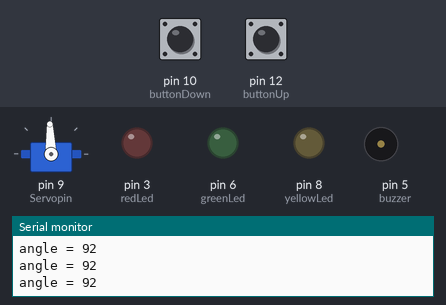
Bench run of a sketch on a simulated Arduino Uno, built with avr-gcc and run on an emulated ATmega328P. Shown: servo, output pins drawn as LEDs (lit = HIGH), buzzer (waves = sounding, pin HIGH), the last lines printed to the serial monitor. The inputs (shaded band) are chosen by the test bench; at power-on: pin 10 (buttonDown) HIGH, pin 12 (buttonUp) HIGH.

Above: at 1.2 s.
1.3 s: pin 10 (buttonDown) pulled LOW for 1 s
At 3.1 s:
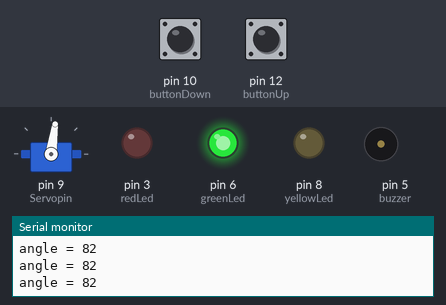
4.3 s: pin 12 (buttonUp) pulled LOW for 3.2 s
At 8.6 s:
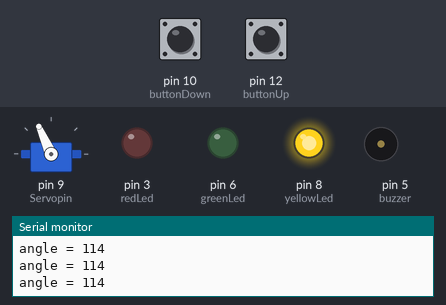
9.0 s: pin 12 (buttonUp) pulled LOW for 1 s
At 9.17 s:
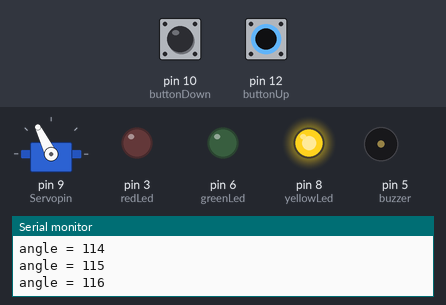
12.0 s: pin 12 (buttonUp) pulled LOW for 3.2 s
At 15.6 s:
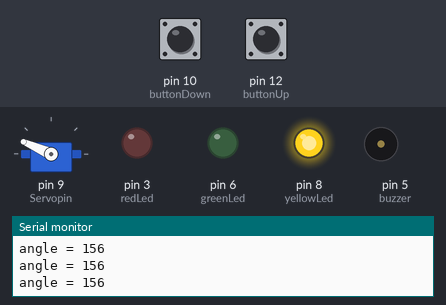
16.7 s: pin 12 (buttonUp) pulled LOW for 1 s
At 16.9 s:
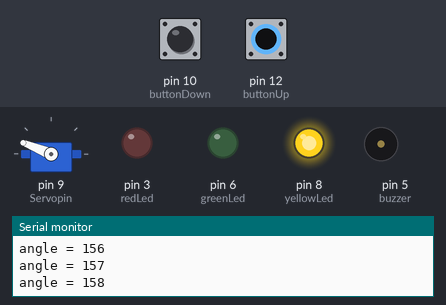
19.7 s: pin 12 (buttonUp) pulled LOW for 3.2 s
At 22.0 s:
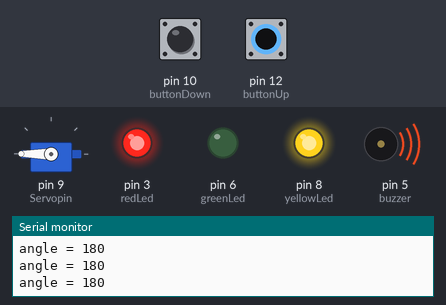
Timing chart, 0 to 23.5 s (numbered marks = the images above; inputs shaded):
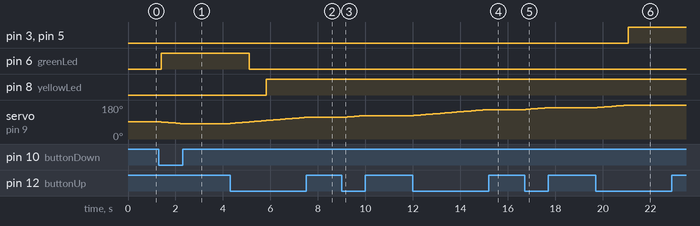

Measured:
- after the input at 1.3 s, pin 6 (greenLed): LOW → HIGH after 0.10 s; servo on pin 9 (Servopin): moves from 92° to 82° over 0.90 s, starting at once
- after the input at 4.3 s, pin 6 (greenLed): HIGH → LOW after 0.82 s; pin 8 (yellowLed): LOW → HIGH after 1.5 s; servo on pin 9 (Servopin): moves from 82° to 114° over 3.1 s, starting at once
- after the input at 9.0 s, servo on pin 9 (Servopin): moves from 114° to 124° over 0.90 s, starting at once
- after the input at 12.0 s, servo on pin 9 (Servopin): moves from 124° to 156° over 3.1 s, starting at once
- after the input at 16.7 s, servo on pin 9 (Servopin): moves from 156° to 166° over 0.90 s, starting after 0.05 s
- after the input at 19.7 s, pin 3 (redLed), pin 5 (buzzer): LOW → HIGH after 1.4 s; servo on pin 9 (Servopin): moves from 166° to 180° over 1.3 s, starting after 0.06 s

The sketch:

Pushbutton_servo_project.ino
```cpp
#include <Servo.h>
Servo driveServo;

int buttonUp = 12;                // Up button pin
int buttonDown = 10;              // Down button pin
int buttonVal1;
int buttonVal2;
int dt=100;

int yellowLed= 8;                 // LED for up
int greenLed = 6;                 // LED for down
int redLed = 3;                   // Buzzer Led

int Servopin = 9;
int servoVal;
int angle = 92;                   // start at middle position

int angleMin =  0;
int angleMax =  180;

int buzzer = 5;


void setup() {
pinMode(buttonUp, INPUT_PULLUP);
pinMode(buttonDown, INPUT_PULLUP);

pinMode(yellowLed, OUTPUT);
pinMode(greenLed, OUTPUT);
pinMode(redLed, OUTPUT);

pinMode(buzzer, OUTPUT);
//digitalWrite(button1, HIGH);
//digitalWrite(button2, HIGH);

pinMode(Servopin, OUTPUT);
driveServo.attach(Servopin);
Serial.begin(9600);
}

void loop() {
 if(digitalRead(buttonUp) == LOW){
  if(angle < angleMax){
      angle++;

  }
 }

 if(digitalRead(buttonDown)== LOW){
  if(angle > angleMin){
      angle--;
  }
 }

driveServo.write(angle);


if (angle < 91){

 digitalWrite(yellowLed, LOW);
  digitalWrite(greenLed, HIGH);
}

else if(angle > 97 ){
    digitalWrite(redLed, HIGH);
  digitalWrite(yellowLed, HIGH);
   digitalWrite(greenLed, LOW);
}
else{
  digitalWrite(greenLed, LOW);
  digitalWrite(yellowLed, LOW);
}

if (angle == 0 ){
  digitalWrite(buzzer, HIGH);
  digitalWrite(redLed, HIGH);
}

else if (angle == 180){
  digitalWrite(buzzer, HIGH);
  digitalWrite(redLed, HIGH);
}

else {
  digitalWrite(buzzer, LOW);
  digitalWrite(redLed, LOW);
}
 Serial.print("angle = ");
 Serial.println(angle);
 delay(dt);
}
```
